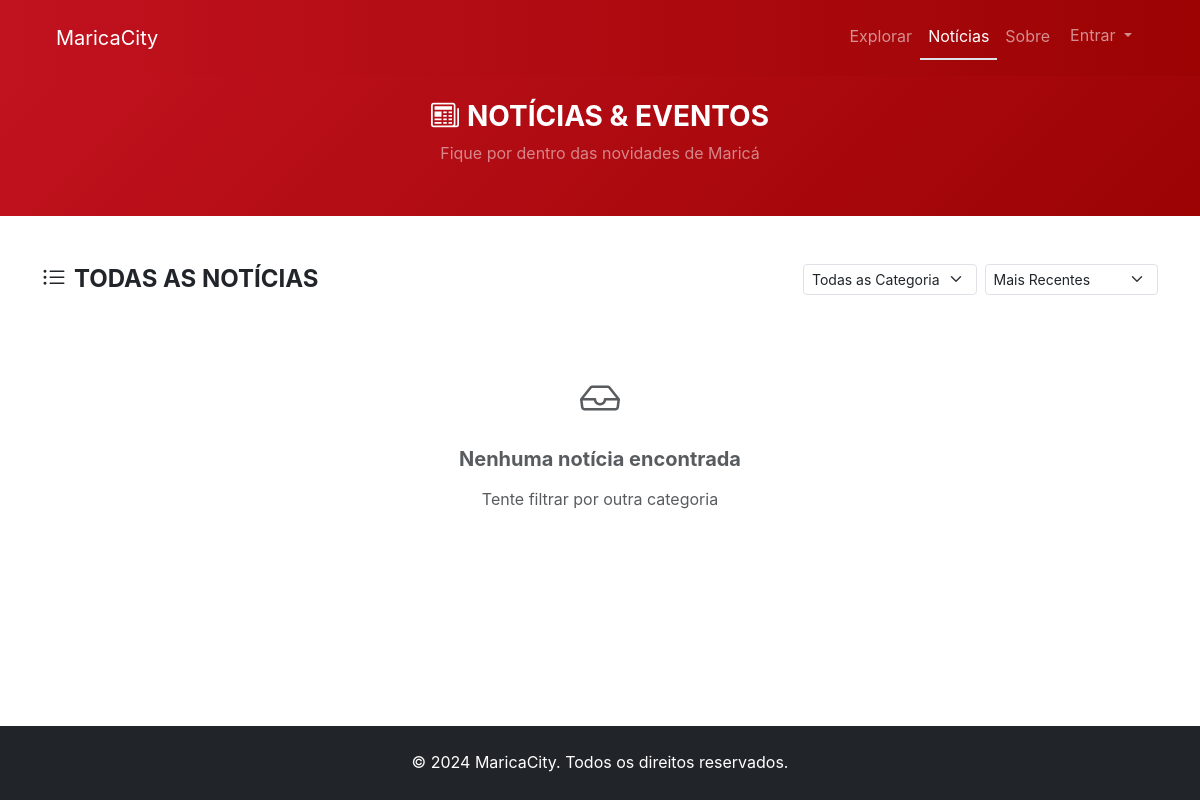
The page /news/ on the database as committed earlier.
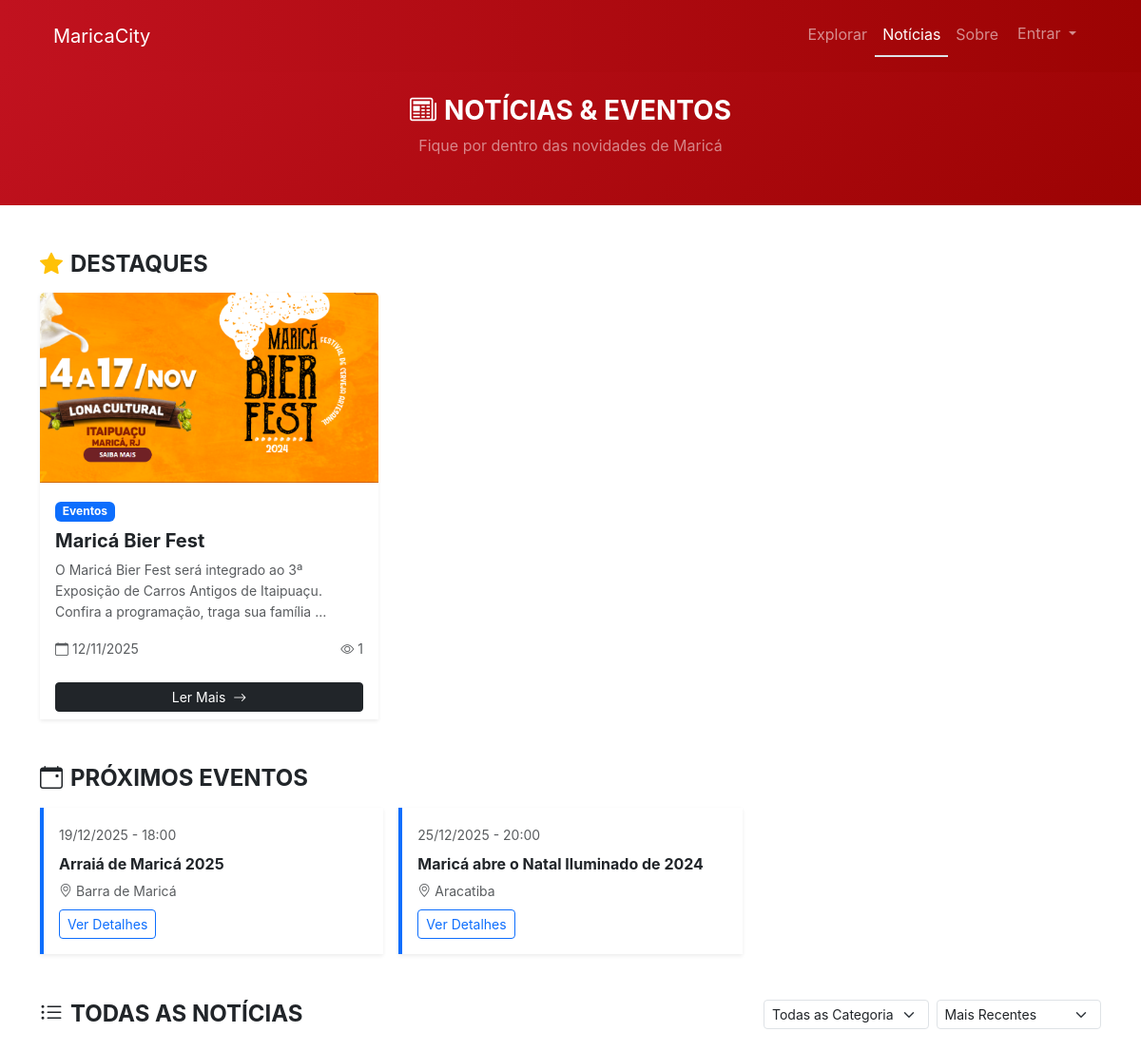
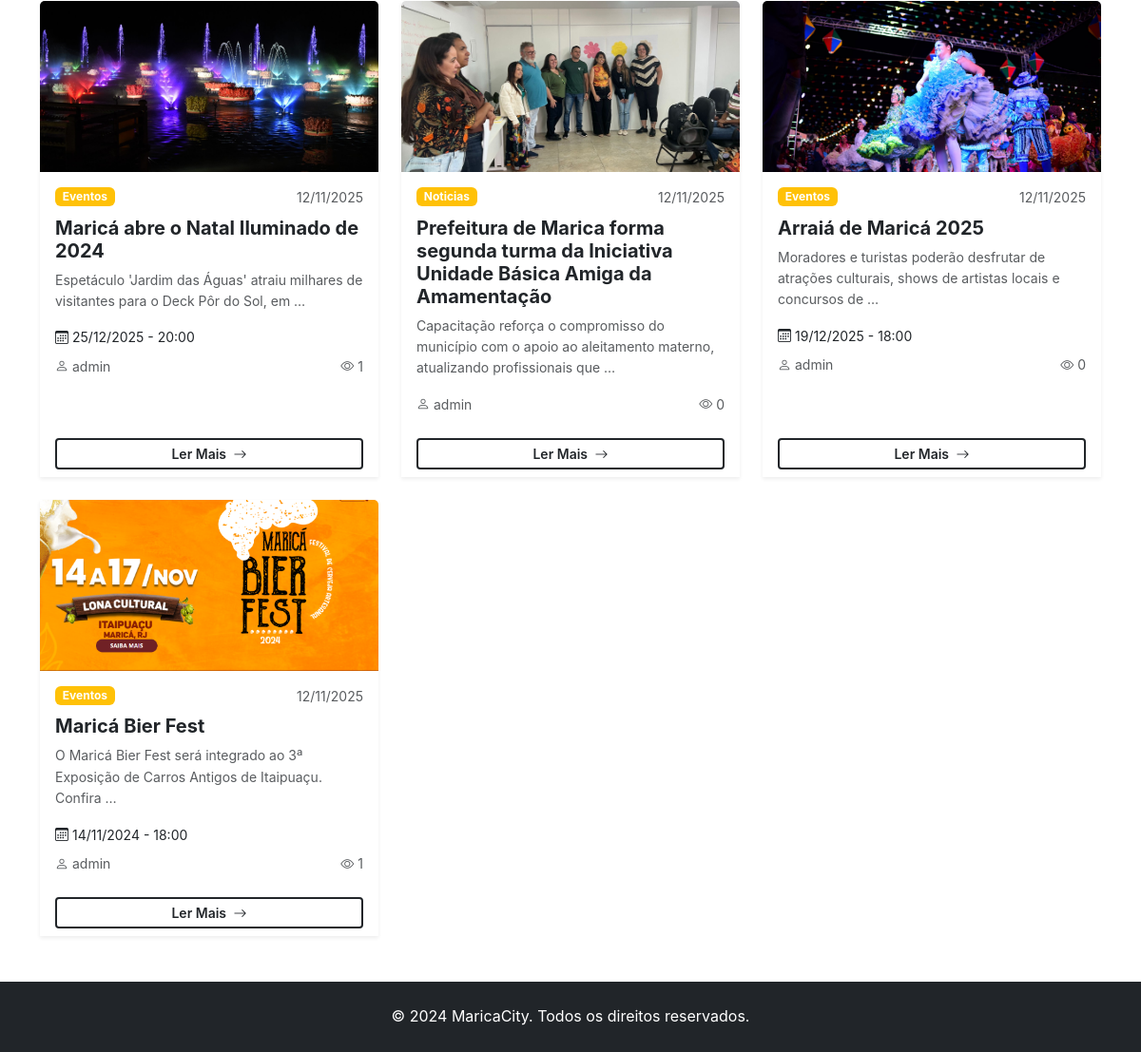
The same page on the database as committed later (2 pictures, top to bottom).
### apps/news/models.py (models this page shows, shortened)
class News(models.Model):
    DRAFT = "Em Progresso"
    PUBLISHED = "Publicado"
    ARCHIVED = "Arquivado"
    STATUS_CHOICES = [
        (DRAFT, "Em Progresso"),
        (PUBLISHED, "Publicado"),
        (ARCHIVED, "Arquivado"),
    ]
    title = models.CharField(max_length=200, help_text="Titulo da noticia ou evento")
    slug = models.SlugField(
        max_length=250, unique=True, blank=True, help_text="URL-friendly identifier"
    )
    content = models.TextField(help_text="Full content of the news or event")
    excerpt = models.TextField(
        max_length=300,
        blank=True,
        help_text="Short summary for listings (max 300 chars)",
    )
    category = models.ForeignKey(
        NewsCategory,
        on_delete=models.PROTECT,
        related_name="news_items",
        help_text="Type of content (news, event, announcement)",
    )
    featured_image = models.ImageField(
        upload_to="news/%Y/%m/",
        blank=True,
        null=True,
        help_text="Main image for the news/event",
    )
    image_caption = models.CharField(
        max_length=200, blank=True, help_text="Caption for featured image"
    )
    event_date = models.DateTimeField(
        null=True,
        blank=True,
        help_text="Date and time of event (for events only)",
    )
    event_location = models.CharField(
        max_length=200,
        blank=True,
        help_text="Location of event (for events only)",
    )
    event_end_date = models.DateTimeField(
        null=True,
        blank=True,
        help_text="End date and time of event (optional)",
    )
    status = models.CharField(
        max_length=20,
        choices=STATUS_CHOICES,
        default=DRAFT,
        help_text="Publication status",
    )
    publish_date = models.DateTimeField(
        default=timezone.now,
        help_text="Date when this should be published",
    )
    author = models.ForeignKey(
        settings.AUTH_USER_MODEL,
        on_delete=models.PROTECT,
        related_name="news_items",
        help_text="User who created this news/event",
    )
    is_featured = models.BooleanField(
        default=False,
        help_text="Show in featured/highlighted sections",
    )
    view_count = models.PositiveIntegerField(
        default=0,
        help_text="Number of times this has been viewed",
    )
    created_at = models.DateTimeField(auto_now_add=True)
    updated_at = models.DateTimeField(auto_now=True)
    class Meta:
        ordering = ["-publish_date", "-created_at"]
        verbose_name = "News/Event"
        verbose_name_plural = "News/Events"
        indexes = [
            models.Index(fields=["status", "-publish_date"]),
            models.Index(fields=["category", "status"]),
            models.Index(fields=["slug"]),
            models.Index(fields=["-publish_date"]),
        ]
    @property
    def is_event(self):
        return self.category.name == NewsCategory.EVENT

class NewsCategory(models.Model):
    NEWS = "Noticias"
    EVENT = "Evento"
    ANNOUNCEMENT = "Anuncios"
    CATEGORY_CHOICES = [
        (NEWS, "Noticias"),
        (EVENT, "Eventos"),
        (ANNOUNCEMENT, "Anuncios"),
    ]
    name = models.CharField(max_length=50, choices=CATEGORY_CHOICES, unique=True)
    description = models.TextField(blank=True)
    icon = models.CharField(
        max_length=50, blank=True, help_text="Classe de ícone ou emoji"
    )
    class Meta:
        verbose_name = "News Category"
        verbose_name_plural = "News Categories"
        ordering = ["name"]
    def __str__(self):
        return self.get_name_display()

### apps/accounts/models.py (models this page shows, shortened)
class User(AbstractUser):
    class Meta:
        ordering = ["-created_at"]
        verbose_name = "Usuário"
        verbose_name_plural = "Usuários"
    bio = models.TextField(blank=True, null=True, help_text="Biografia do usuário")
    contact_phone = models.CharField(
        max_length=20, blank=True, null=True, help_text="Número de telefone de contato"
    )
    contact_email = models.EmailField(
        blank=True,
        null=True,
        help_text="E-mail de contato público (diferente do e-mail de login)",
    )
    contact_website = models.URLField(
        blank=True, null=True, help_text="Website ou URL de rede social"
    )
    created_at = models.DateTimeField(auto_now_add=True)
    updated_at = models.DateTimeField(auto_now=True)

### apps/news/views.py (the view)
# urls.py: path("", views.news_list_view, name="news_list"),
def news_list_view(request):
    category_filter = request.GET.get("category", "all")
    sort_by = request.GET.get("sort", "newest")
    news_items = News.objects.filter(
        status=News.PUBLISHED, publish_date__lte=timezone.now()
    )
    if category_filter != "all":
        news_items = news_items.filter(category__name=category_filter)
    if sort_by == "oldest":
        news_items = news_items.order_by("publish_date")
    elif sort_by == "popular":
        news_items = news_items.order_by("-view_count", "-publish_date")
    else:  # mais recentes (padrão)
        news_items = news_items.order_by("-publish_date")
    categories = NewsCategory.objects.all()
    upcoming_events = news_items.filter(
        category__name=NewsCategory.EVENT, event_date__gt=timezone.now()
    ).order_by("event_date")[:3]
    featured_items = news_items.filter(is_featured=True)[:3]
    context = {
        "news_items": news_items,
        "categories": categories,
        "current_category": category_filter,
        "current_sort": sort_by,
        "upcoming_events": upcoming_events,
        "featured_items": featured_items,
    }
    return render(request, "news/news_list.html", context)

### templates/news/news_list.html (shortened to what this page needs)
{% extends 'base.html' %}
{% load static %}
{% block extra_css %}
<link rel="stylesheet" href="{% static 'css/pages/explore.css' %}">
{% endblock %}
{% block content %}
{% include 'includes/navbar.html' with active_page='news' navbar_class='bg-dark' navbar_style='background: linear-gradient(to right, #c1121f, #9c0303) !important;' %}
<div class="bg-dark text-white page-header-gradient">
  <div class="container py-4">
    <div class="text-center">
      <h1 class="h3 fw-bold text-uppercase mb-2">
        <i class="bi bi-newspaper me-2"></i>Notícias & Eventos
      </h1>
      <p class="mb-0 text-white-50">Fique por dentro das novidades de Maricá</p>
    </div>
  </div>
</div>
<div class="container my-5">
  {% if featured_items %}
  <div class="mb-5">
    <h2 class="h4 fw-bold text-uppercase mb-3">
      <i class="bi bi-star-fill text-warning me-2"></i>Destaques
    </h2>
    <div class="row g-4">
      {% for item in featured_items %}
      <div class="col-md-4">
        <div class="card h-100 border-0 shadow-sm hover-card">
          {% if item.featured_image %}
          <img src="{{ item.featured_image.url }}" class="card-img-top" alt="{{ item.title }}" style="height: 200px; object-fit: cover;">
          {% else %}
          <div class="card-img-top bg-secondary d-flex align-items-center justify-content-center" style="height: 200px;">
            <i class="bi bi-image fs-1 text-white-50"></i>
          </div>
          {% endif %}
          <div class="card-body">
            <span class="badge bg-primary mb-2">{{ item.category }}</span>
            <h5 class="card-title fw-bold">{{ item.title }}</h5>
            <p class="card-text text-muted small">{{ item.excerpt|truncatewords:20 }}</p>
            <div class="d-flex justify-content-between align-items-center small text-muted">
              <span><i class="bi bi-calendar me-1"></i>{{ item.publish_date|date:"d/m/Y" }}</span>
              <span><i class="bi bi-eye me-1"></i>{{ item.view_count }}</span>
            </div>
          </div>
          <div class="card-footer bg-transparent border-0">
            <a href="{% url 'news:news_detail' item.slug %}" class="btn btn-sm btn-dark w-100">
              Ler Mais <i class="bi bi-arrow-right ms-1"></i>
            </a>
          </div>
        </div>
      </div>
      {% endfor %}
    </div>
  </div>
  {% endif %}
  {% if upcoming_events %}
  <div class="mb-5">
    <h2 class="h4 fw-bold text-uppercase mb-3">
      <i class="bi bi-calendar-event me-2"></i>Próximos Eventos
    </h2>
    <div class="row g-3">
      {% for event in upcoming_events %}
      <div class="col-md-4">
        <div class="card border-start border-4 border-primary shadow-sm">
          <div class="card-body">
            <small class="text-muted text-uppercase">{{ event.event_date|date:"d/m/Y - H:i" }}</small>
            <h6 class="card-title fw-bold mt-2">{{ event.title }}</h6>
            {% if event.event_location %}
            <p class="card-text small text-muted mb-2">
              <i class="bi bi-geo-alt me-1"></i>{{ event.event_location }}
            </p>
            {% endif %}
            <a href="{% url 'news:news_detail' event.slug %}" class="btn btn-sm btn-outline-primary">
              Ver Detalhes
            </a>
          </div>
        </div>
      </div>
      {% endfor %}
    </div>
  </div>
  {% endif %}
  <div class="d-flex justify-content-between align-items-center mb-4">
    <h2 class="h4 fw-bold text-uppercase mb-0">
      <i class="bi bi-list-ul me-2"></i>Todas as Notícias
    </h2>
    <div class="d-flex gap-2">
      <select class="form-select form-select-sm" id="categoryFilter" onchange="filterNews(this.value, '{{ current_sort }}')">
        <option value="all" {% if current_category == 'all' %}selected{% endif %}>Todas as Categorias</option>
      </select>
      <select class="form-select form-select-sm" id="sortFilter" onchange="filterNews('{{ current_category }}', this.value)">
        <option value="newest" {% if current_sort == 'newest' %}selected{% endif %}>Mais Recentes</option>
      </select>
    </div>
  </div>
  {% if news_items %}
  <div class="row g-4">
    {% for item in news_items %}
    <div class="col-md-6 col-lg-4">
      <div class="card h-100 border-0 shadow-sm hover-card">
        {% if item.featured_image %}
        <img src="{{ item.featured_image.url }}" class="card-img-top" alt="{{ item.title }}" style="height: 180px; object-fit: cover;">
        {% else %}
        <div class="card-img-top bg-light d-flex align-items-center justify-content-center" style="height: 180px;">
          <i class="bi bi-image fs-1 text-muted"></i>
        </div>
        {% endif %}
        <div class="card-body">
          <div class="d-flex justify-content-between align-items-start mb-2">
            <span class="badge
              {% if item.category.name == 'news' %}bg-info
              {% elif item.category.name == 'event' %}bg-success
              {% else %}bg-warning{% endif %}">
              {{ item.category }}
            </span>
            <small class="text-muted">{{ item.publish_date|date:"d/m/Y" }}</small>
          </div>
          <h5 class="card-title fw-bold">{{ item.title }}</h5>
          <p class="card-text text-muted small">{{ item.excerpt|truncatewords:15 }}</p>
          {% if item.is_event and item.event_date %}
          <p class="small mb-2">
            <i class="bi bi-calendar3 me-1"></i>{{ item.event_date|date:"d/m/Y - H:i" }}
          </p>
          {% endif %}
          <div class="d-flex justify-content-between align-items-center small text-muted">
            <span><i class="bi bi-person me-1"></i>{{ item.author.username }}</span>
            <span><i class="bi bi-eye me-1"></i>{{ item.view_count }}</span>
          </div>
        </div>
        <div class="card-footer bg-transparent border-0">
          <a href="{% url 'news:news_detail' item.slug %}" class="btn btn-sm btn-outline-dark w-100">
            Ler Mais <i class="bi bi-arrow-right ms-1"></i>
          </a>
        </div>
      </div>
    </div>
    {% endfor %}
  </div>
  {% else %}
  <div class="text-center py-5">
    <i class="bi bi-inbox fs-1 text-muted mb-3 d-block"></i>
    <h5 class="text-muted">Nenhuma notícia encontrada</h5>
    <p class="text-muted">Tente filtrar por outra categoria</p>
  </div>
  {% endif %}
</div>
{% endblock %}

### templates/base.html (shortened to what this page needs)
<!doctype html>
<html lang="pt-BR">
  <head>
    <link href="https://cdn.jsdelivr.net/npm/bootstrap@5.3.2/dist/css/bootstrap.min.css" rel="stylesheet">
    <link rel="stylesheet" href="https://cdn.jsdelivr.net/npm/bootstrap-icons@1.11.2/font/bootstrap-icons.css">
    <link rel="stylesheet" href="https://cdn.jsdelivr.net/npm/@shoelace-style/shoelace@2.12.0/cdn/themes/light.css" />
    <link rel="stylesheet" href="https://cdn.jsdelivr.net/npm/swiper@11/swiper-bundle.min.css" />
    {% load static %}
    <link rel="stylesheet" href="{% static 'css/main.css' %}" />
    <link rel="stylesheet" href="{% static 'css/components/headers.css' %}" />
    {% block extra_css %}{% endblock %}
  </head>
  <body class="d-flex flex-column min-vh-100" data-user-authenticated="{% if user.is_authenticated %}true{% else %}false{% endif %}">
    <div class="toast-container position-fixed top-0 end-0 p-3" style="z-index: 9999;">
    </div>
    <main class="flex-grow-1">
      {% block content %}{% endblock %}
    </main>
    <footer class="bg-dark text-white mt-auto">
      <div class="container py-4">
        <div class="text-center">
          <p class="mb-0">&copy; 2024 MaricaCity. Todos os direitos reservados.</p>
        </div>
      </div>
    </footer>
  </body>
</html>

### templates/includes/navbar.html (shortened to what this page needs)
{% load static %}
<nav class="navbar navbar-expand-lg navbar-dark {{ navbar_class|default:'' }}" {% if navbar_style %}style="{{ navbar_style }}"{% endif %}>
  <div class="container-fluid px-4">
    <a class="navbar-brand" href="{% url 'core:landing' %}">MaricaCity</a>
    <div class="collapse navbar-collapse" id="navbarNav">
      <ul class="navbar-nav ms-auto">
        <li class="nav-item">
          <a class="nav-link {% if active_page == 'explore' %}active border-bottom border-2{% endif %}" href="{% url 'explore:explore' %}">Explorar</a>
        </li>
        <li class="nav-item">
          <a class="nav-link {% if active_page == 'news' %}active border-bottom border-2{% endif %}" href="{% url 'news:news_list' %}">Notícias</a>
        </li>
        <li class="nav-item">
          <a class="nav-link {% if active_page == 'about' %}active border-bottom border-2{% endif %}" href="{% url 'core:about' %}">Sobre</a>
        </li>
        {% if user.is_authenticated %}
          <li class="nav-item dropdown">
            <button class="btn btn-link nav-link dropdown-toggle" type="button" data-bs-toggle="dropdown" aria-expanded="false">
              <i class="bi bi-person-circle me-1"></i>{{ user.username }}
            </button>
            <div class="dropdown-menu dropdown-menu-end shadow-lg user-dashboard-menu">
              <div class="user-dashboard-header">
                <div class="d-flex align-items-center mb-2">
                  <div class="user-avatar me-2">
                    <i class="bi bi-person-circle"></i>
                  </div>
                  <div>
                    <div class="fw-bold">{{ user.username }}</div>
                    <small class="text-muted">{{ user.email|default:"Usuário" }}</small>
                  </div>
                </div>
              </div>
              <div class="dropdown-divider my-2"></div>
              <a class="dropdown-item user-menu-item" href="{% url 'explore:favorites' %}">
                <i class="bi bi-heart-fill text-danger me-2"></i>
                <span>Meus Favoritos</span>
              </a>
              {% if user.can_create_places %}
              <a class="dropdown-item user-menu-item" href="{% url 'explore:place_create' %}">
                <i class="bi bi-plus-circle-fill text-success me-2"></i>
                <span>Adicionar Lugar</span>
              </a>
              {% endif %}
              <div class="dropdown-divider my-2"></div>
              <a class="dropdown-item user-menu-item text-danger" href="{% url 'accounts:logout' %}">
                <i class="bi bi-box-arrow-right me-2"></i>
                <span>Sair</span>
              </a>
            </div>
          </li>
        {% else %}
          {% include 'includes/login_dropdown.html' with btn_size=btn_size dropdown_id='navbar' %}
        {% endif %}
      </ul>
    </div>
  </div>
</nav>

### templates/includes/login_dropdown.html (shortened to what this page needs)
{% load static %}
<li class="nav-item dropdown">
  <button class="btn btn-link nav-link dropdown-toggle" type="button" data-bs-toggle="dropdown" aria-expanded="false">
    Entrar
  </button>
</li>

Rows that differ between the two databases and show on the page:
added News: featured_image (picture), category "Eventos", title "Maricá Bier Fest", excerpt "O Maricá Bier Fest será integrado ao 3ª Exposição de Carros Antigos de Itaipuaçu. Confira a programação, traga sua família …", publish_date "12/11/2025", view_count "1", excerpt "O Maricá Bier Fest será integrado ao 3ª Exposição de Carros Antigos de Itaipuaçu. Confira …", event_date "14/11/2024 - 18:00", author.username "admin"
added News: event_date "19/12/2025 - 18:00", title "Arraiá de Maricá 2025", event_location "Barra de Maricá", featured_image (picture), category "Eventos", publish_date "12/11/2025", excerpt "Moradores e turistas poderão desfrutar de atrações culturais, shows de artistas locais e concursos de …", author.username "admin", view_count "0"
added News: event_date "25/12/2025 - 20:00", title "Maricá abre o Natal Iluminado de 2024", event_location "Aracatiba", featured_image (picture), category "Eventos", publish_date "12/11/2025", excerpt "Espetáculo 'Jardim das Águas' atraiu milhares de visitantes para o Deck Pôr do Sol, em …", author.username "admin", view_count "1"
added News: featured_image (picture), category "Noticias", publish_date "12/11/2025", title "Prefeitura de Marica forma segunda turma da Iniciativa Unidade Básica Amiga da Amamentação", excerpt "Capacitação reforça o compromisso do município com o apoio ao aleitamento materno, atualizando profissionais que …", author.username "admin", view_count "0", shown under "TODAS AS NOTÍCIAS"
Other text that changed with them:
text no longer shown: "Nenhuma notícia encontrada Tente filtrar por outra categoria"
text now shown: "DESTAQUES PRÓXIMOS EVENTOS"
